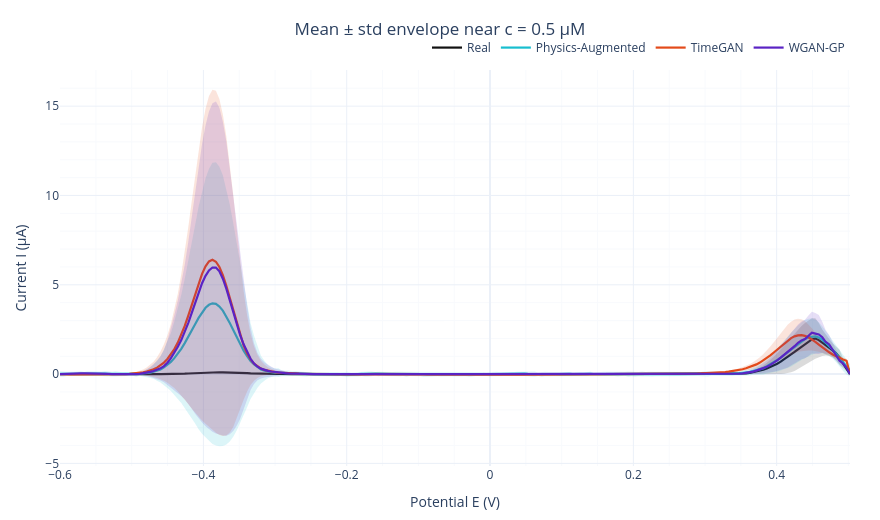
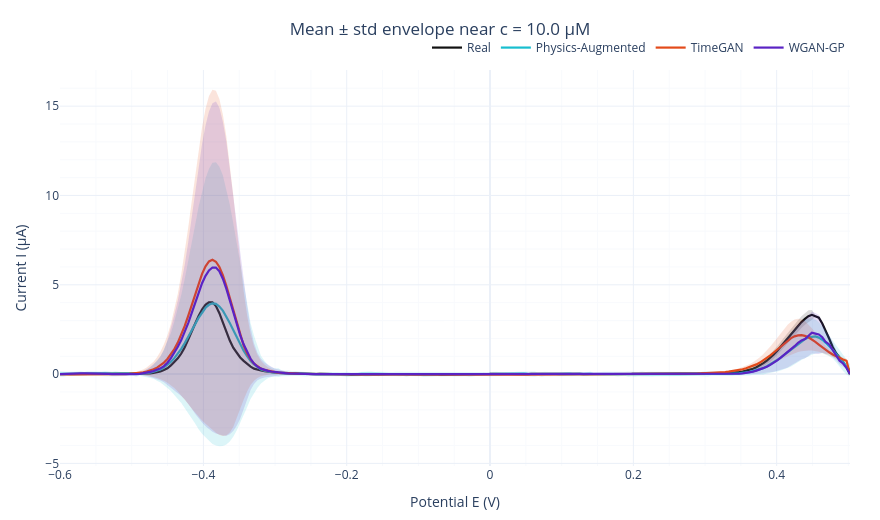
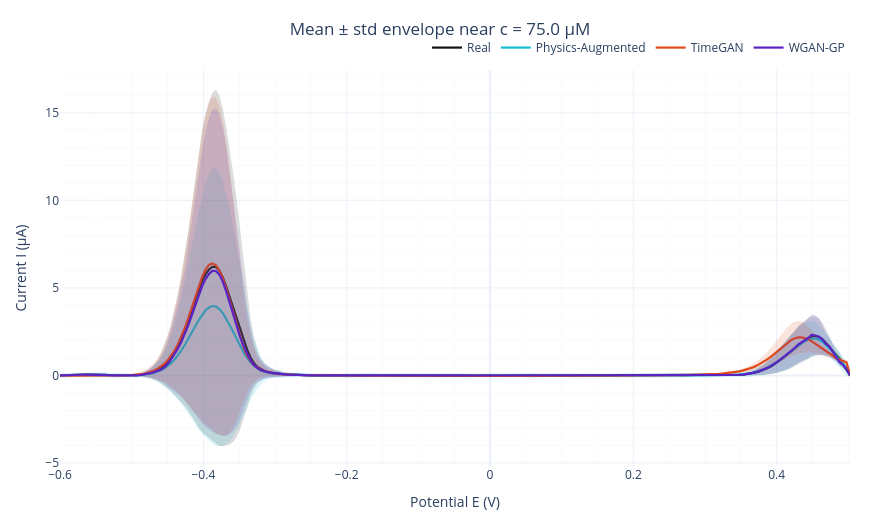

Notebook cell for these charts, in order:
### Markdown cell above
## 3 - Mean ± std envelope

A second point of view on the same question: instead of individual noisy
traces, compare the *average shape* and *spread* per source.

### Code cell
for c in [0.5, 10.0, 75.0]:
    fa.plot_mean_envelope_comparison(E, real, sources, concentration=c).show()

### Figure 1 — Plotly figure (JSON) as saved in the notebook; plotly's stock layout.template omitted (floating-point values rounded to 4 significant figures; data arrays with more than 128 entries replaced by an {"elided": "..."} marker saying what was removed)
{"data": [{"fill": "toself", "fillcolor": "#111111", "hoverinfo": "skip", "line": {"width": 0}, "opacity": 0.15, "showlegend": false, "type": "scatter", "x": {"elided": "458 float values"}, "y": {"elided": "458 float values"}}, {"line": {"color": "#111111", "width": 2.2}, "mode": "lines", "name": "Real", "type": "scatter", "x": {"elided": "229 float values"}, "y": {"elided": "229 float values"}}, {"fill": "toself", "fillcolor": "#17becf", "hoverinfo": "skip", "line": {"width": 0}, "opacity": 0.15, "showlegend": false, "type": "scatter", "x": {"elided": "458 float values"}, "y": {"elided": "458 float values"}}, {"line": {"color": "#17becf", "width": 2.2}, "mode": "lines", "name": "Physics-Augmented", "type": "scatter", "x": {"elided": "229 float values"}, "y": {"elided": "229 float values"}}, {"fill": "toself", "fillcolor": "#e34a1a", "hoverinfo": "skip", "line": {"width": 0}, "opacity": 0.15, "showlegend": false, "type": "scatter", "x": {"elided": "458 float values"}, "y": {"elided": "458 float values"}}, {"line": {"color": "#e34a1a", "width": 2.2}, "mode": "lines", "name": "TimeGAN", "type": "scatter", "x": {"elided": "229 float values"}, "y": {"elided": "229 float values"}}, {"fill": "toself", "fillcolor": "#5a23c4", "hoverinfo": "skip", "line": {"width": 0}, "opacity": 0.15, "showlegend": false, "type": "scatter", "x": {"elided": "458 float values"}, "y": {"elided": "458 float values"}}, {"line": {"color": "#5a23c4", "width": 2.2}, "mode": "lines", "name": "WGAN-GP", "type": "scatter", "x": {"elided": "229 float values"}, "y": {"elided": "229 float values"}}], "layout": {"height": 520, "legend": {"orientation": "h", "x": 1, "xanchor": "right", "y": 1.02, "yanchor": "bottom"}, "margin": {"b": 50, "l": 60, "r": 30, "t": 70}, "title": {"text": "Mean ± std envelope near c = 0.5 µM", "x": 0.5, "xanchor": "center"}, "width": 880, "xaxis": {"minor": {"showgrid": true}, "showgrid": true, "title": {"text": "Potential E (V)"}}, "yaxis": {"minor": {"showgrid": true}, "showgrid": true, "title": {"text": "Current I (µA)"}}}}

### Figure 2 — Plotly figure (JSON) as saved in the notebook; plotly's stock layout.template omitted (floating-point values rounded to 4 significant figures; data arrays with more than 128 entries replaced by an {"elided": "..."} marker saying what was removed)
{"data": [{"fill": "toself", "fillcolor": "#111111", "hoverinfo": "skip", "line": {"width": 0}, "opacity": 0.15, "showlegend": false, "type": "scatter", "x": {"elided": "458 float values"}, "y": {"elided": "458 float values"}}, {"line": {"color": "#111111", "width": 2.2}, "mode": "lines", "name": "Real", "type": "scatter", "x": {"elided": "229 float values"}, "y": {"elided": "229 float values"}}, {"fill": "toself", "fillcolor": "#17becf", "hoverinfo": "skip", "line": {"width": 0}, "opacity": 0.15, "showlegend": false, "type": "scatter", "x": {"elided": "458 float values"}, "y": {"elided": "458 float values"}}, {"line": {"color": "#17becf", "width": 2.2}, "mode": "lines", "name": "Physics-Augmented", "type": "scatter", "x": {"elided": "229 float values"}, "y": {"elided": "229 float values"}}, {"fill": "toself", "fillcolor": "#e34a1a", "hoverinfo": "skip", "line": {"width": 0}, "opacity": 0.15, "showlegend": false, "type": "scatter", "x": {"elided": "458 float values"}, "y": {"elided": "458 float values"}}, {"line": {"color": "#e34a1a", "width": 2.2}, "mode": "lines", "name": "TimeGAN", "type": "scatter", "x": {"elided": "229 float values"}, "y": {"elided": "229 float values"}}, {"fill": "toself", "fillcolor": "#5a23c4", "hoverinfo": "skip", "line": {"width": 0}, "opacity": 0.15, "showlegend": false, "type": "scatter", "x": {"elided": "458 float values"}, "y": {"elided": "458 float values"}}, {"line": {"color": "#5a23c4", "width": 2.2}, "mode": "lines", "name": "WGAN-GP", "type": "scatter", "x": {"elided": "229 float values"}, "y": {"elided": "229 float values"}}], "layout": {"height": 520, "legend": {"orientation": "h", "x": 1, "xanchor": "right", "y": 1.02, "yanchor": "bottom"}, "margin": {"b": 50, "l": 60, "r": 30, "t": 70}, "title": {"text": "Mean ± std envelope near c = 10.0 µM", "x": 0.5, "xanchor": "center"}, "width": 880, "xaxis": {"minor": {"showgrid": true}, "showgrid": true, "title": {"text": "Potential E (V)"}}, "yaxis": {"minor": {"showgrid": true}, "showgrid": true, "title": {"text": "Current I (µA)"}}}}

### Figure 3 — Plotly figure (JSON) as saved in the notebook; plotly's stock layout.template omitted (floating-point values rounded to 4 significant figures; data arrays with more than 128 entries replaced by an {"elided": "..."} marker saying what was removed)
{"data": [{"fill": "toself", "fillcolor": "#111111", "hoverinfo": "skip", "line": {"width": 0}, "opacity": 0.15, "showlegend": false, "type": "scatter", "x": {"elided": "458 float values"}, "y": {"elided": "458 float values"}}, {"line": {"color": "#111111", "width": 2.2}, "mode": "lines", "name": "Real", "type": "scatter", "x": {"elided": "229 float values"}, "y": {"elided": "229 float values"}}, {"fill": "toself", "fillcolor": "#17becf", "hoverinfo": "skip", "line": {"width": 0}, "opacity": 0.15, "showlegend": false, "type": "scatter", "x": {"elided": "458 float values"}, "y": {"elided": "458 float values"}}, {"line": {"color": "#17becf", "width": 2.2}, "mode": "lines", "name": "Physics-Augmented", "type": "scatter", "x": {"elided": "229 float values"}, "y": {"elided": "229 float values"}}, {"fill": "toself", "fillcolor": "#e34a1a", "hoverinfo": "skip", "line": {"width": 0}, "opacity": 0.15, "showlegend": false, "type": "scatter", "x": {"elided": "458 float values"}, "y": {"elided": "458 float values"}}, {"line": {"color": "#e34a1a", "width": 2.2}, "mode": "lines", "name": "TimeGAN", "type": "scatter", "x": {"elided": "229 float values"}, "y": {"elided": "229 float values"}}, {"fill": "toself", "fillcolor": "#5a23c4", "hoverinfo": "skip", "line": {"width": 0}, "opacity": 0.15, "showlegend": false, "type": "scatter", "x": {"elided": "458 float values"}, "y": {"elided": "458 float values"}}, {"line": {"color": "#5a23c4", "width": 2.2}, "mode": "lines", "name": "WGAN-GP", "type": "scatter", "x": {"elided": "229 float values"}, "y": {"elided": "229 float values"}}], "layout": {"height": 520, "legend": {"orientation": "h", "x": 1, "xanchor": "right", "y": 1.02, "yanchor": "bottom"}, "margin": {"b": 50, "l": 60, "r": 30, "t": 70}, "title": {"text": "Mean ± std envelope near c = 75.0 µM", "x": 0.5, "xanchor": "center"}, "width": 880, "xaxis": {"minor": {"showgrid": true}, "showgrid": true, "title": {"text": "Potential E (V)"}}, "yaxis": {"minor": {"showgrid": true}, "showgrid": true, "title": {"text": "Current I (µA)"}}}}
